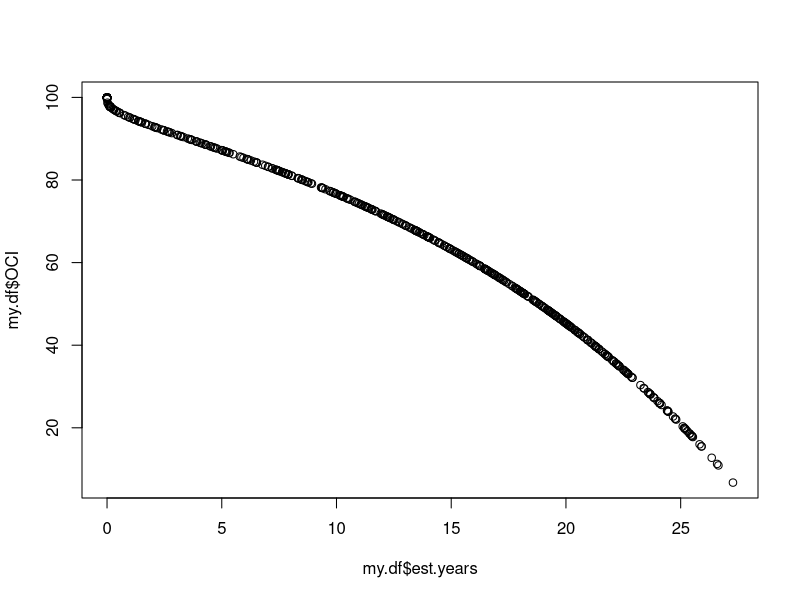
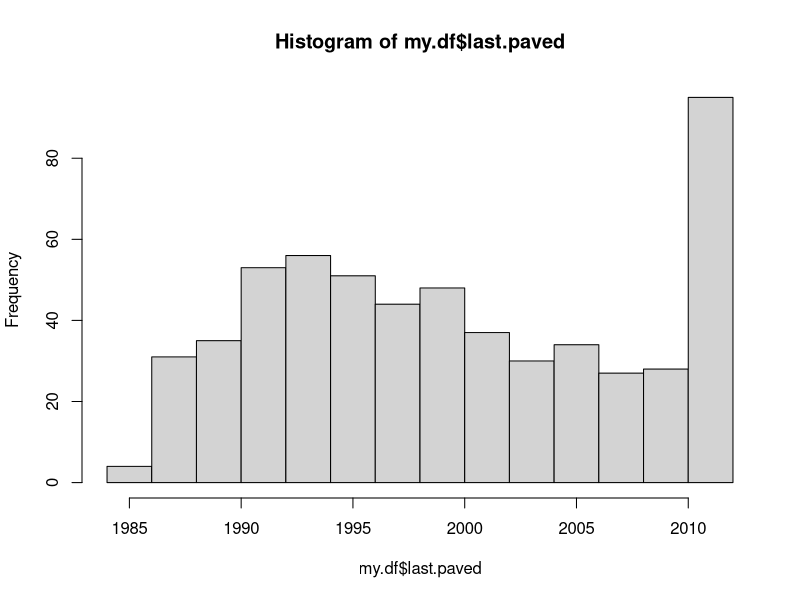
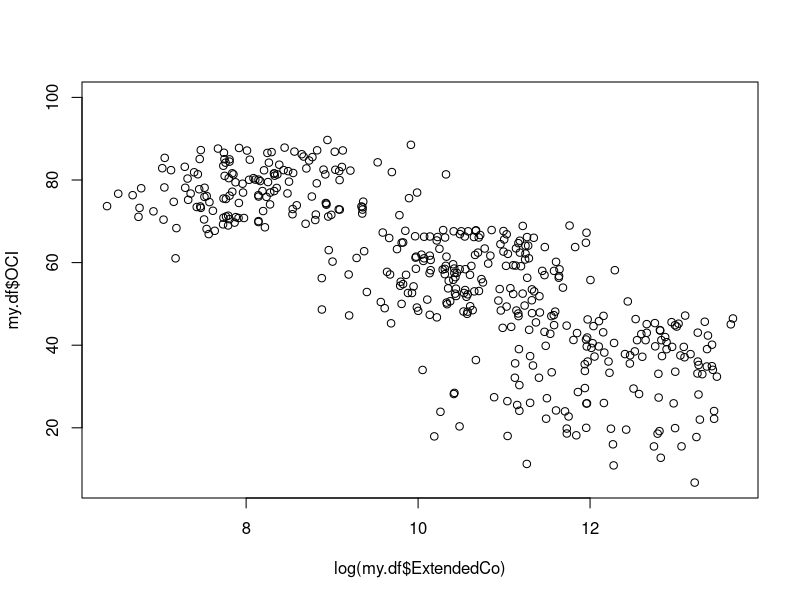
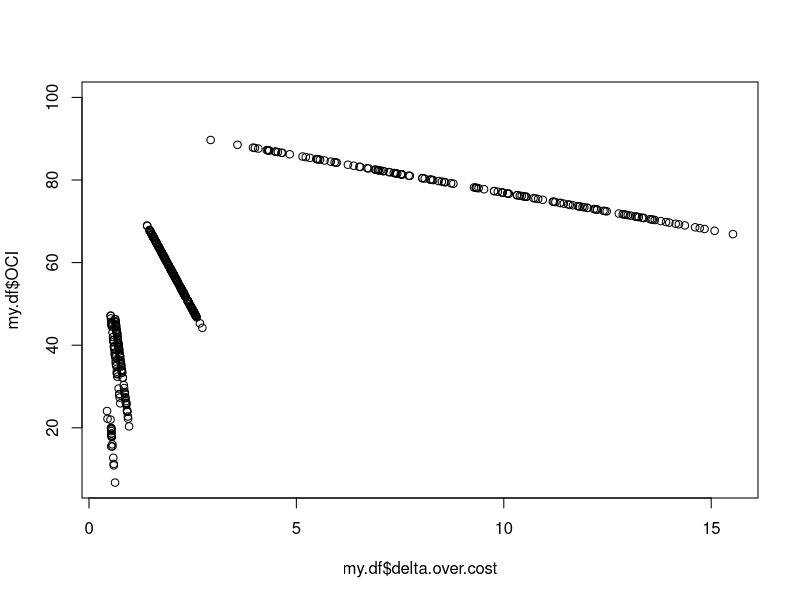

Source code (R) for these figures, in order: (Note: this script raises an error after producing the figures.)
# Dan,
# 
# See attached.  OCI value = PCI.  Note these scores are from November 2012.  You will recognize some streets have already been done - should have score of 100.  We typically freshen this data annually and do have an existing contract to update your pavement management system but are focusing our contract hours/budget towards finalizing the City's ADA Transition Plan with respect to the public right of way. 
# 
# I will forward you sidewalk and ramp shapes under another email.  As you will hear from Melissa, Stan, Besty Allen, and David Shapiro - as part of the City's transition plan the City needs to commit a reasonable portion of public works construction budget towards ADA improvements that entail sidewalk, ramp and APS work annually and report these ongoing improvements to the FHWA.  
# 
# I'm working for formulate some suggestions based on Cambridge and Boston's commitments, in the meantime you should present a visual of sidewalk/ramp conditions to the Mayor so he may start to digest this information.
# 
# Thanks,
# Bill

setwd("K:/Somerstat/Common/Data/2014 StreetStat/PCI_Code")
my.df <- read.csv("PCI.csv")

# Create new variables 
my.df$sq.ft <- my.df$PavementWi * my.df$Length # Sq. Feet
my.df$sq.yd <- my.df$sq.ft * 0.111111 # Sq. Yards
my.df$total.pci <- my.df$sq.yd * my.df$OCI # Sum PCI
my.df$ideal.pci <- my.df$sq.yd * 95 # Ideal sum PCI
my.df$delta.pci <- my.df$ideal.pci - my.df$total.pci #Difference
my.df$delta.over.cost <- my.df$delta.pci / my.df$ExtendedCo #One cost measure
aggregate(delta.over.cost ~ PlanActivi, my.df, mean ) # Crack Seal is crazy cost efficient

my.df$cost.per.sq.yd <- my.df$ExtendedCo / my.df$sq.yd


# Here I model the age as a function of PCI based on the references below:
# It is an average of residential and arterial, but we can divide those later
# http://onlinepubs.trb.org/onlinepubs/conferences/2012/assetmgmt/presentations/Data-A-Ramirez-Flores-Chang-Albitres.pdf
# https://repository.tamu.edu/bitstream/handle/1969.1/ETD-TAMU-2009-05-317/DESHMUKH-THESIS.pdf?sequence=2
# http://www.mylongview.com/modules/showdocument.aspx?documentid=631
# PCI = 100 - (106/((ln(79/AGE))^(1/.48)))

my.df$est.years <- 79*(2.71828^(-9.37879/(100-my.df$OCI)^0.48))
plot(my.df$est.years, my.df$OCI)

my.df$last.paved <- 2012 - my.df$est.years
hist(my.df$last.paved) # I'm skeptical there are streets we have not paved since the 80s


# test
plot(log(my.df$ExtendedCo), my.df$OCI)
plot(my.df$delta.over.cost, my.df$OCI) # checking cost-effectiveness
fit <- lm(my.df$delta.over.cost, my.df$OCI)

# To see where the bands begin and end
aggregate(OCI ~ PlanActivi, my.df, mean )
aggregate(OCI ~ PlanActivi, my.df, min )
aggregate(OCI ~ PlanActivi, my.df, max )

# Now model cost as a f(PCI) using logical tests: 
# this averages differences between collectors and arterials
my.df$cost.per.sq.yd.boolean <- ifelse((my.df$OCI > 67) & (my.df$OCI < 89), 1.8,
                            ifelse((my.df$OCI > 44) & (my.df$OCI < 67), 18.50,
                            ifelse((my.df$OCI > 23) & (my.df$OCI < 44), 83.50,
                                   ifelse((my.df$OCI > 0) & (my.df$OCI < 23), 150,
                                          ifelse(my.df$OCI > 89, 0, 360)))))



# Now model the cost degredation as a f(PCI) using a smooth curve
# This smooths out all of the "cliffs" from the difference maintenance bands, 
# but it approximates how quickly costs escalate as a f of PCI
# fit{{130, 0}, {100, 0}, {89, 0}, {95, 0}, {78, 1.8}, {57, 18.5}, {36, 83.5}, {18, 150}, {0, 150}
# I think this could be done much better in R
# x <- c(100, 89, 95, 78, 57, 36, 18, 0) # PCI
# y <- c(0.01, 0.01, 0.01, 1.8, 18.5, 83.5, 150, 150) #Cost 
# d <- data.frame(y, x) 
# I think one possible specification would be a cubic linear model
# y.hat <- predict(lm(y~x+I(x^2)+I(x^3), data=d)) 
my.df$cost <- 0.0141196 * my.df$OCI^2 -3.165 * my.df$OCI + 170.95
plot(my.df$cost, my.df$OCI)

# Test
plot(my.df$cost , my.df$ExtendedCo)
fit <- lm(my.df$ExtendedCo ~ my.df$cost , data=my.df)
summary(fit) # show results


####  Better yet, use the empirical distribution ####
# http://davetang.org/muse/2013/05/09/on-curve-fitting/
y = my.df$cost.per.sq.yd 
x = my.df$OCI
plot(x,y)

#fit first degree polynomial equation:
fit  <- lm(y~x)
#second degree
fit2 <- lm(y~poly(x,2,raw=TRUE))
#third degree
fit3 <- lm(y~poly(x,3,raw=TRUE))
#fourth degree
fit4 <- lm(y~poly(x,4,raw=TRUE))
#generate range of 50 numbers starting from 30 and ending at 160
xx <- seq(0,160, length=50)
plot(x,y,pch=19,ylim=c(0,150))
lines(xx, predict(fit, data.frame(x=xx)), col="red")
lines(xx, predict(fit2, data.frame(x=xx)), col="green")
lines(xx, predict(fit3, data.frame(x=xx)), col="blue")
lines(xx, predict(fit4, data.frame(x=xx)), col="purple") ## This looks like the best fit

# Now model it based on the coefficients from fit4
#y=e + dx + cx^2 + bx^3 + ax^4 
coef(fit4)

my.df$cost.model <- 1.351524e+02 + (1.845730e+00 * my.df$OCI) +  
  (-1.630135e-01 * my.df$OCI^2) + 
  (2.195987e-03 * my.df$OCI^3) + 
  (-8.857414e-06 * my.df$OCI^4) 


plot(my.df$cost.model,my.df$cost.per.sq.yd)

fit <- lm(my.df$cost.model,my.df$cost.per.sq.yd)
summary(fit) # show results

hist(my.df$cost.model)

###  Visualize ###
library(ggplot2)

my.theme <- 
  theme(plot.background = element_blank(), # Remove background
        panel.grid.major = element_blank(), # Remove gridlines
        panel.grid.minor = element_blank(), # Remove more gridlines
        panel.border = element_blank(), # Remove border
        panel.background = element_blank(), # Remove more background
        axis.ticks = element_blank(), # Remove axis ticks
        axis.text=element_text(size=24), # Enlarge axis text font
        axis.title=element_text(size=26), # Enlarge axis title font
        plot.title=element_text(size=42, hjust=0) # Enlarge, left-align title
        ,axis.text.x = element_text(angle=60, hjust = 1) # Uncomment if X-axis unreadable 
  )


# A simple method is to use the "weight" function with qplot. This will even work with aggregate
p <- qplot(PlanActivi, weight = Length, data = my.df, geom = "bar", alpha=I(.7), main="Activity by Length", ylab="Col2 Count")
p + my.theme

p <- qplot(Treatmentb, weight = Length, data = my.df, geom = "bar", alpha=I(.7), main="Activity by Length", ylab="Col2 Count")
p + my.theme

p <- qplot(OCI, weight = Length, data = my.df, colour = "white", fill=Treatmentb, geom = "bar", main="PCI by Length", ylab="Length of Roadway")
p + my.theme


ag <- aggregate(OCI ~ PlanActivi, my.df, mean )
p <- qplot(PlanActivi, weight = OCI, data = ag, geom = "bar", alpha=I(.7), main="Activity by Avg PCI", ylab="PCI")
p + my.theme

                            
                                   
